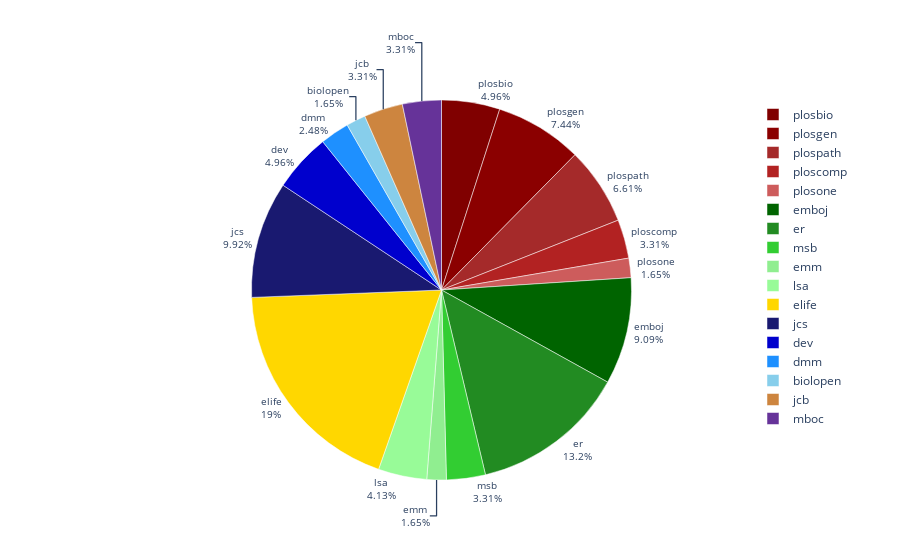

Notebook code for this chart:
### Code cell
fig = go.Figure(
    data=[go.Pie(
        labels=list(accepted_by_journal.index),
        values=list(accepted_by_journal),
        sort=False,
        direction='clockwise',   
    )]
)
colors = {
    'plosbio': 'maroon', 'plosgen': 'darkred', 'plospath': 'brown', 'ploscomp': 'firebrick', 'plosone':  'indianred',
    'emboj': "darkgreen", 'er': 'forestgreen', 'msb': "limegreen", 'emm': 'lightgreen', 'lsa': "palegreen",
    'elife': 'gold',
    'jcs': 'midnightblue', 'dev': 'mediumblue', 'dmm': 'dodgerblue', 'biolopen': 'skyblue',
    'jcb': 'peru',
    'mboc': 'rebeccapurple'
}
fig.update_traces(
    textposition='outside',
    textinfo='label+percent',
    textfont_size=10,
    marker={
        "line":{
            "width": 0.5,
            "color": 'White'
        },
        "colors": [colors[k] for k in list(accepted_by_journal.index)]
    }
)
fig.show()
fig.write_image("./img/accepted_manu.png")

### Figure 1 — Plotly figure (JSON) as saved in the notebook; plotly's stock layout.template omitted (floating-point values rounded to 4 significant figures)
{"data": [{"direction": "clockwise", "labels": ["plosbio", "plosgen", "plospath", "ploscomp", "plosone", "emboj", "er", "msb", "emm", "lsa", "elife", "jcs", "dev", "dmm", "biolopen", "jcb", "mboc"], "marker": {"colors": ["maroon", "darkred", "brown", "firebrick", "indianred", "darkgreen", "forestgreen", "limegreen", "lightgreen", "palegreen", "gold", "midnightblue", "mediumblue", "dodgerblue", "skyblue", "peru", "rebeccapurple"], "line": {"color": "White", "width": 0.5}}, "sort": false, "textfont": {"size": 10}, "textinfo": "label+percent", "textposition": "outside", "type": "pie", "values": [6, 9, 8, 4, 2, 11, 16, 4, 2, 5, 23, 12, 6, 3, 2, 4, 4]}], "layout": {}}
